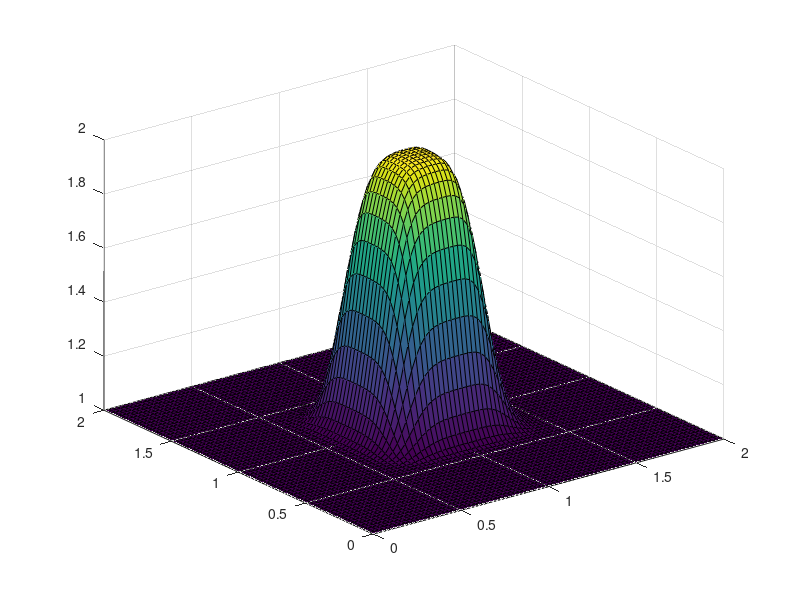

MATLAB code to generate this figure:
%% -------------- Step Five Lorena A. Barba - CFD ---------------------- %%
%              2-D Convection - du/dt + cdu/dx + cdu/dy = 0
clear
clc
close all

% Initialization
nx = 81;                                    % Number of x grid points
ny = 81;                                    % Number of y grid points
nt = 100;                                    % Time
x_lower = 0;                                % x lower boundary
x_upper = 2;                                % x upper boundary
y_lower = 0;                                % y lower boundary
y_upper = 2;                                % y upper boundary
dx = (x_upper-x_lower)/(nx-1);              % x step size
dy = (y_upper-y_lower)/(ny-1);              % y step size
sigma = 0.2;                                % stabilty constant
dt = sigma*dx;                              % time step size
c = 0.5;                                      % wave speed

% Grid Generation
x = linspace(x_lower,x_upper,nx);           % x grid points
y = linspace(y_lower,y_upper,ny);           % y grid points
[X,Y] = meshgrid(x,y);                      % grid space

% Initial Conditions
u = ones(nx,ny);
for i = 1:nx
    for j = 1:ny
        if x(i) >= 0.5 && x(i) <= 1
            if y(j) >= 0.5 && y(j) <= 1
                u(i,j) = 2;
            end
        end
    end
end

% Main Loop
for it = 1:nt
    un = u;
    u(2:nx,2:ny) = un(2:nx,2:ny)-(c*dt/dx).*(un(2:nx,2:ny)-un(1:nx-1,2:ny))-(c*dt/dy).*(un(2:nx,2:ny)-un(2:nx,1:ny-1));
    pause(0.1)
    surf(X,Y,u(:,:))
end